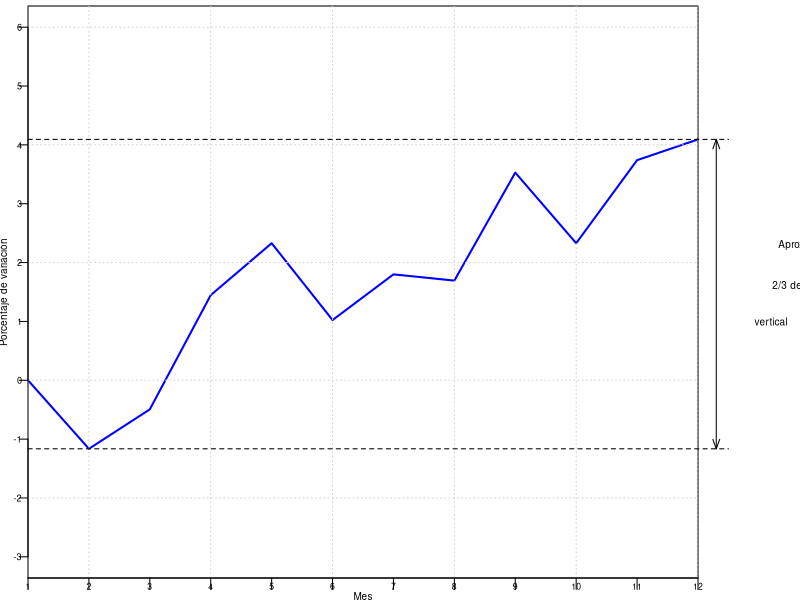

This figure's R source:
library(png)

y1 = c(28.34, 28.01, 28.20, 28.75, 29.00, 28.63, 
      28.85, 28.82, 29.34, 29.00, 29.40, 29.50)
y = 100*y1/28.34-100
x = seq(1, 12, 1)

png("escalaLineas2.png", width=1350, height=650, res = 300)
par(mar=c(1, 1.3, 0.2, 5) + 0.1, mgp = c(0,0,0))
t=0.6

plot(x, y, type = "l", xlab="", ylab="", 
     ylim=c(-3, 6), xpd = FALSE,  yaxt='n',  xaxt='n', xaxs="i",
     lwd=2, col = "blue"
)
grid()
axis(1, at=x, tck=-0.02, cex.axis=t-0.08, padj = -0.6)
mtext("Mes", side=1, line=0.3, cex=t)

axis(2, at=seq(-3, -1, 1), las=1, tck=-0.015, hadj = 1.8, cex.axis=t-0.05)
axis(2, at=seq(0, 6, 1), las=1, tck=-0.015, hadj = 2.2, cex.axis=t-0.05)
mtext("Porcentaje de variación", side=2, line=0.85, cex=t)

segments(1, 4.093, 12.5, 4.093, lty = 2, xpd=NA)
segments(1, -1.16443, 12.5, -1.16443, lty = 2, xpd=NA)

arrows(12.3, 4.093, 12.3, -1.16443, length = 0.1, angle = 20, code = 3, xpd=NA)

text(14, 2.3, "Aproximadamente", xpd=NA, cex=t)
text(13.8, 1.6, "2/3 del espacio", xpd=NA, cex=t)
text(13.2, 1, "vertical", xpd=NA, cex=t)

dev.off()
